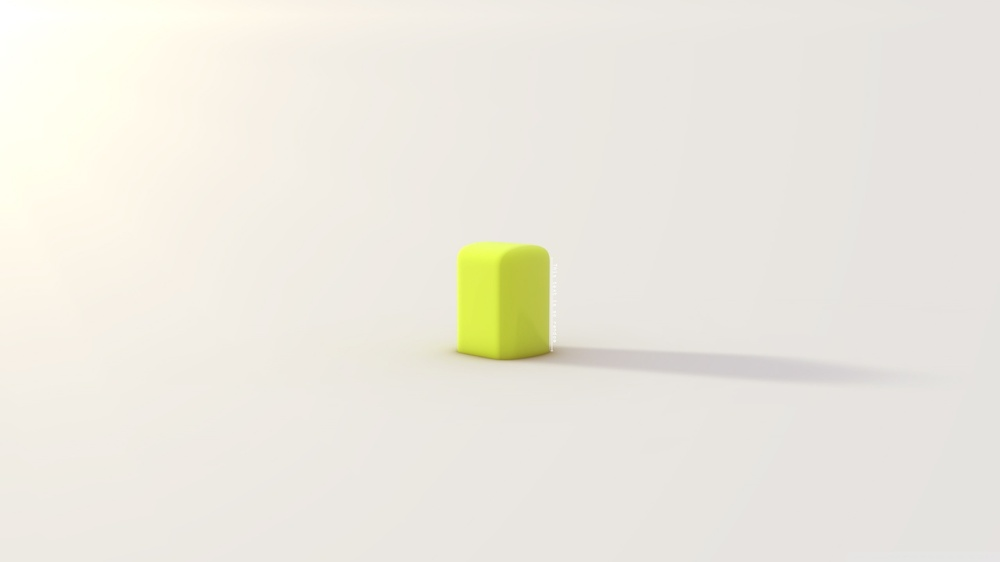
#> input picture cuboid.jpeg, 1000 x 562 px, shrunk from 2560 x 1440 before the run
$ python brute_force_matcher.py
#> lines starting #> are read from the running program, lines starting #| are printed output that depends on the picture
### common_functions.py
import cv2


def show_image(window_name, image):
    cv2.imshow(window_name, image)
    if cv2.waitKey(0) == "q":
        cv2.destroyWindow(window_name)

### brute_force_matcher.py
import numpy as np
import cv2
import matplotlib.pyplot as plt
from common_functions import *
import math

image1 = cv2.imread("cuboid.jpeg", cv2.IMREAD_GRAYSCALE)
#> image1: shape (562, 1000); min 109, max 255, mean 233
image2 = cv2.imread(
    "cuboid_transformed.png", cv2.IMREAD_GRAYSCALE
)  # TODO add this image and test!
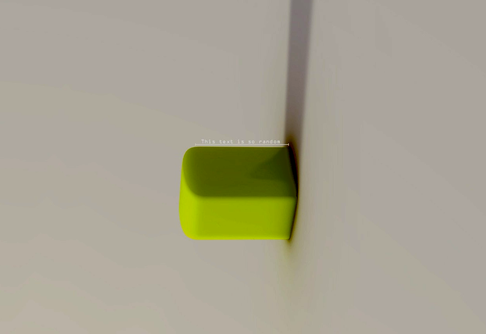
#> input picture cuboid_transformed.png, 486 x 334 px, shrunk from 1243 x 855 before the run
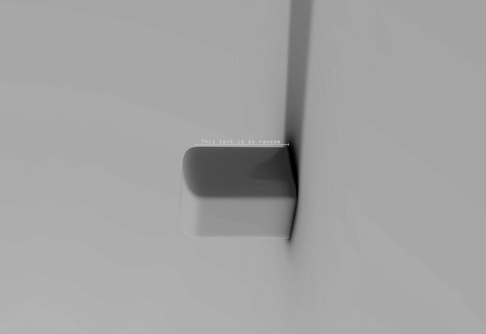
#> image2: shape (334, 486); min 0, max 204, mean 162.7

# Initialize FAST detector.
fast_feature_detector = cv2.FastFeatureDetector_create()

# Requires opencv-contrib!
# Initialize BRIEF description extractor.
# brief_description_extractor = cv2.xfeatures2d.BriefDescriptorExtractor_create()

# Find keypoints with FAST and descriptors of keypoints with BRIEF.
# kp1 = fast_feature_detector.detect(image1, None)
# kp1, des1 = brief_description_extractor.compute(image1, kp1)

# kp2 = fast_feature_detector.detect(image2, None)
# kp2, des2 = brief_description_extractor.compute(image2, kp2)

# Use ORB instead.
# Initiate ORB detector.
orb = cv2.ORB_create()
# Detect features and get descriptors.
kp1 = orb.detect(image1, None)
#> kp1 = 28 keypoints; strongest (x, y, size): (545, 351, 111.1), (546, 349, 92.6), (551, 348, 31), (547, 351, 77.1)
kp1, des1 = orb.compute(image1, kp1)

kp2 = orb.detect(image2, None)
#> kp2 = 73 keypoints; strongest (x, y, size): (279, 142, 77.1), (280, 143, 64.3), (283, 143, 53.6), (282, 144, 44.6)
kp2, des2 = orb.compute(image2, kp2)

# Find matches between descriptors by brute force!
# TODO Experiment with different distance metrics.
brute_force_matcher = cv2.BFMatcher(cv2.NORM_HAMMING, crossCheck=True)
matches = brute_force_matcher.match(des1, des2)
#> matches = 14 matches

# Ratio test, David Lowe.
#   - Compare distances of two matches and reject if too close.
filtered_matches = []
# Higher the ratio, more matches we allow because some other point has to be extremely close!
ratio = 2
for m in matches:
    closest_distance = math.inf
    for n in matches:
        # Find smallest difference between n's distance scaled down and m's distance.
        closest_distance = min(closest_distance, ratio * n.distance - m.distance)
        print(closest_distance)

    # Check if closest n's distance is similar after scaling down. If true, reject m.
    if closest_distance > 0:
        filtered_matches.append([m])
#> this loop made 14 passes
#> (printed output is left out)
#> after the loop, filtered_matches = 9 matches


image3 = cv2.drawMatchesKnn(
    image1,
    kp1,
    image2,
    kp2,
    filtered_matches,
    None,
    flags=cv2.DrawMatchesFlags_NOT_DRAW_SINGLE_POINTS,
)
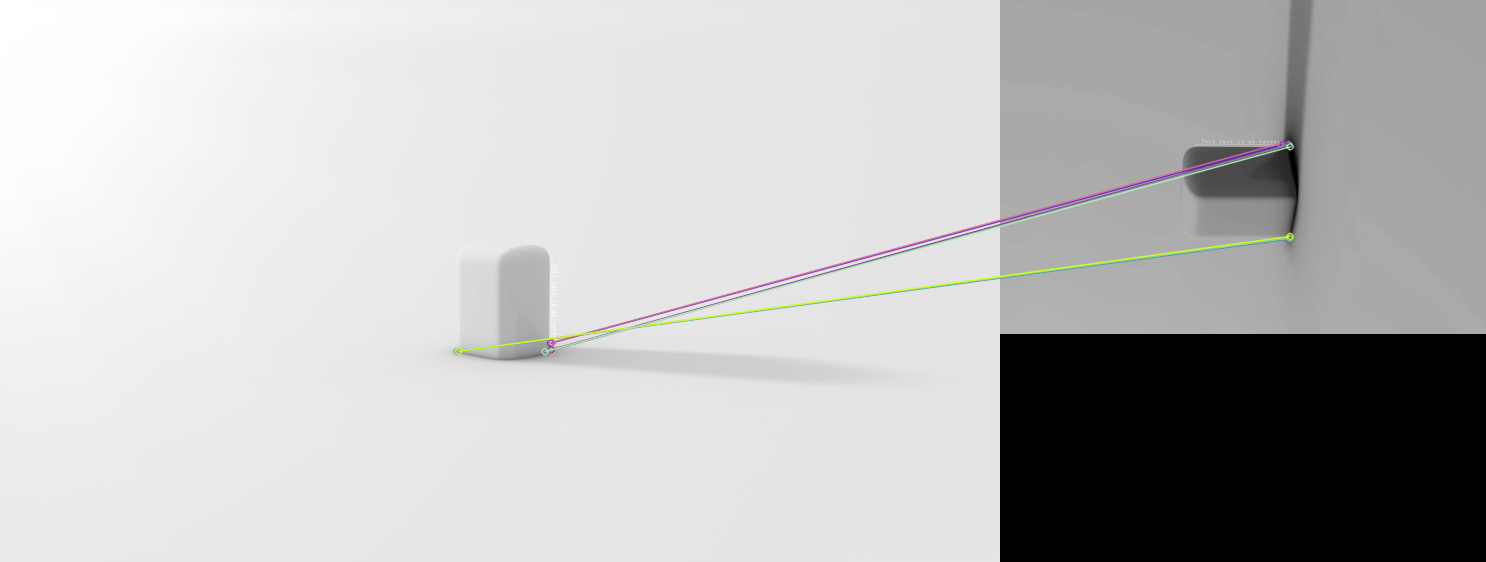
#> image3: shape (562, 1486, 3); mean of channels 0, 1, 2 188, 188.2, 188.2; drawn as B, G, R

show_image("Matched features", image3)
#> (key Esc is pressed here)
